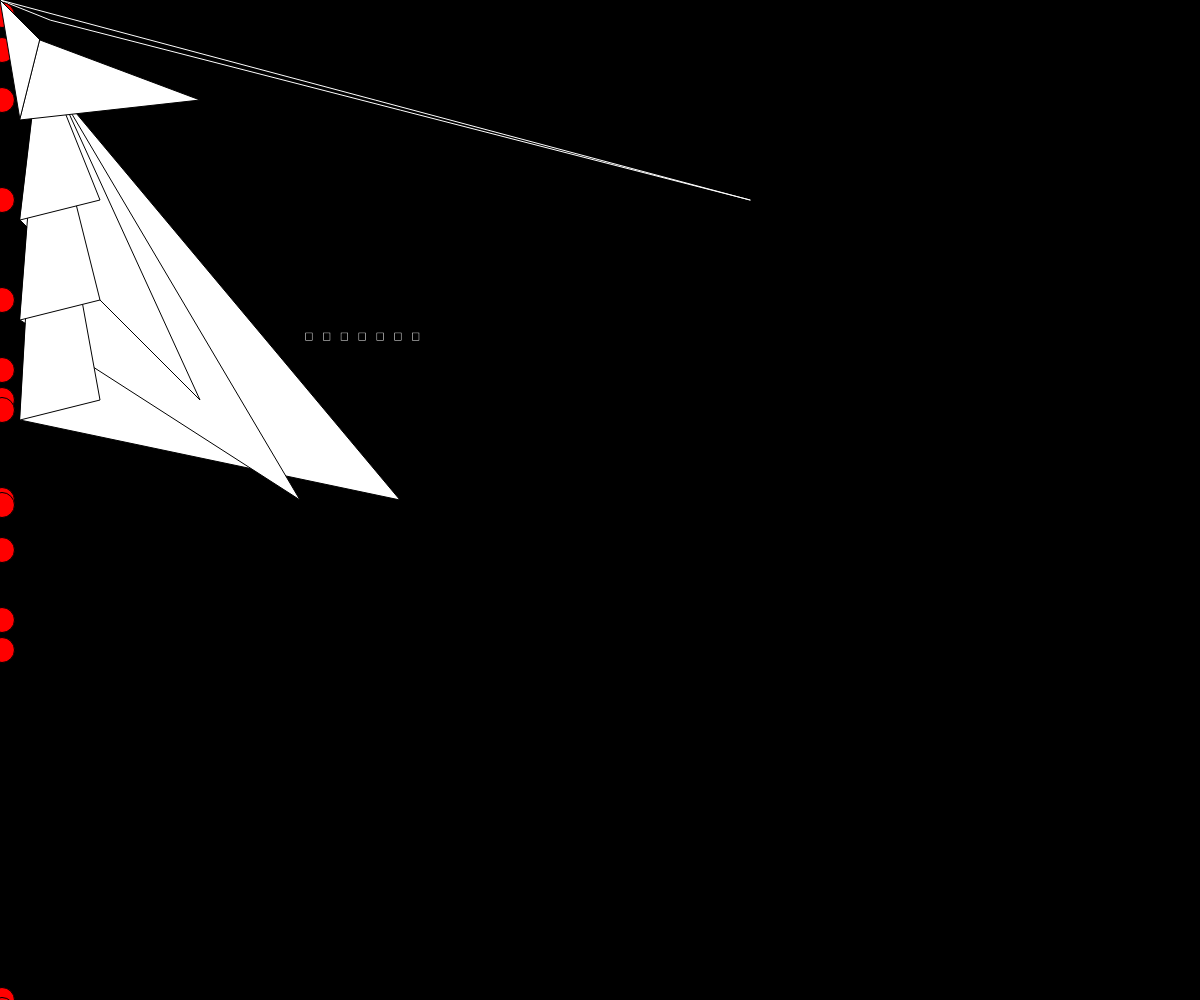
Frame 1 (no input)
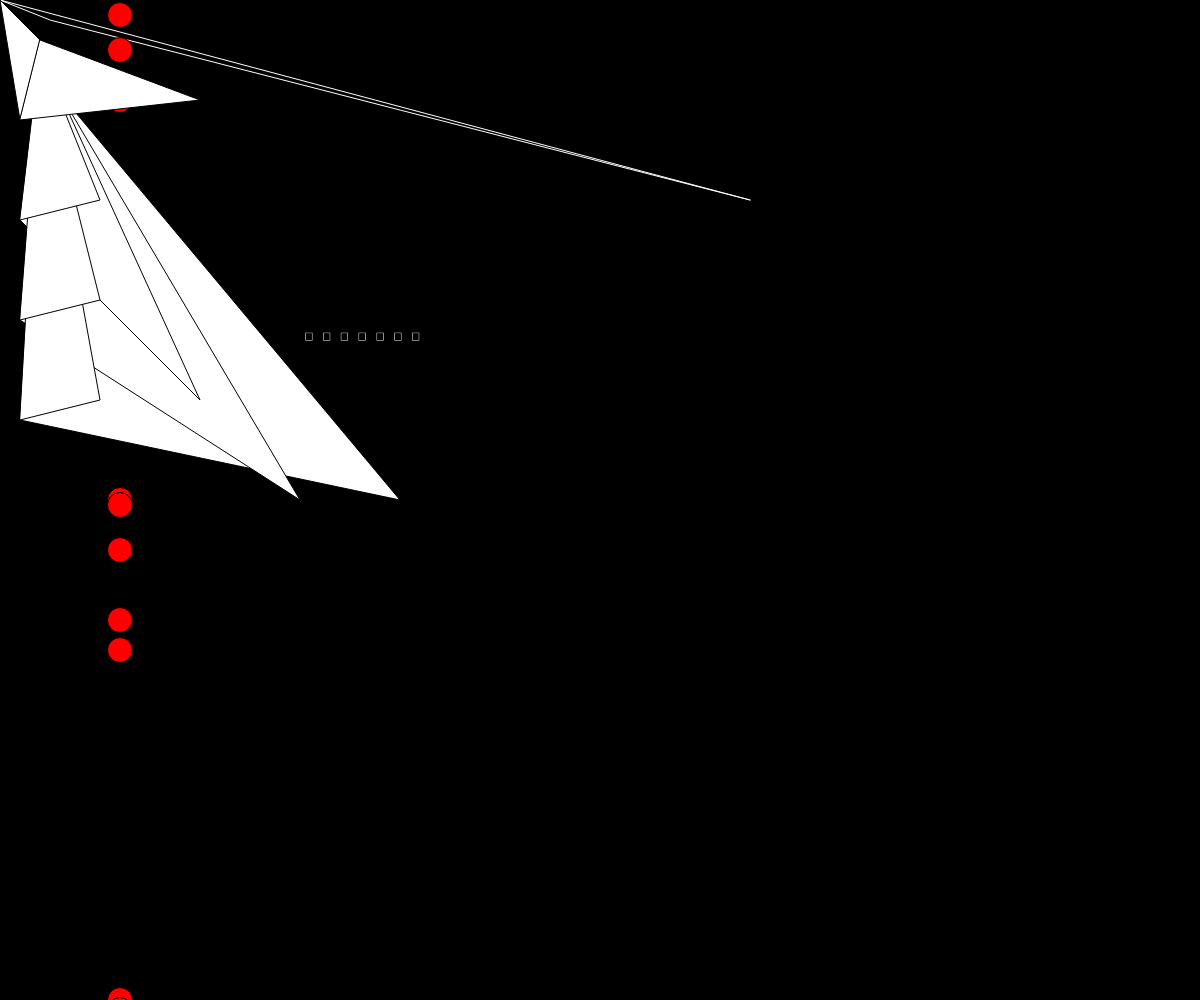
Frame 60 (no input)
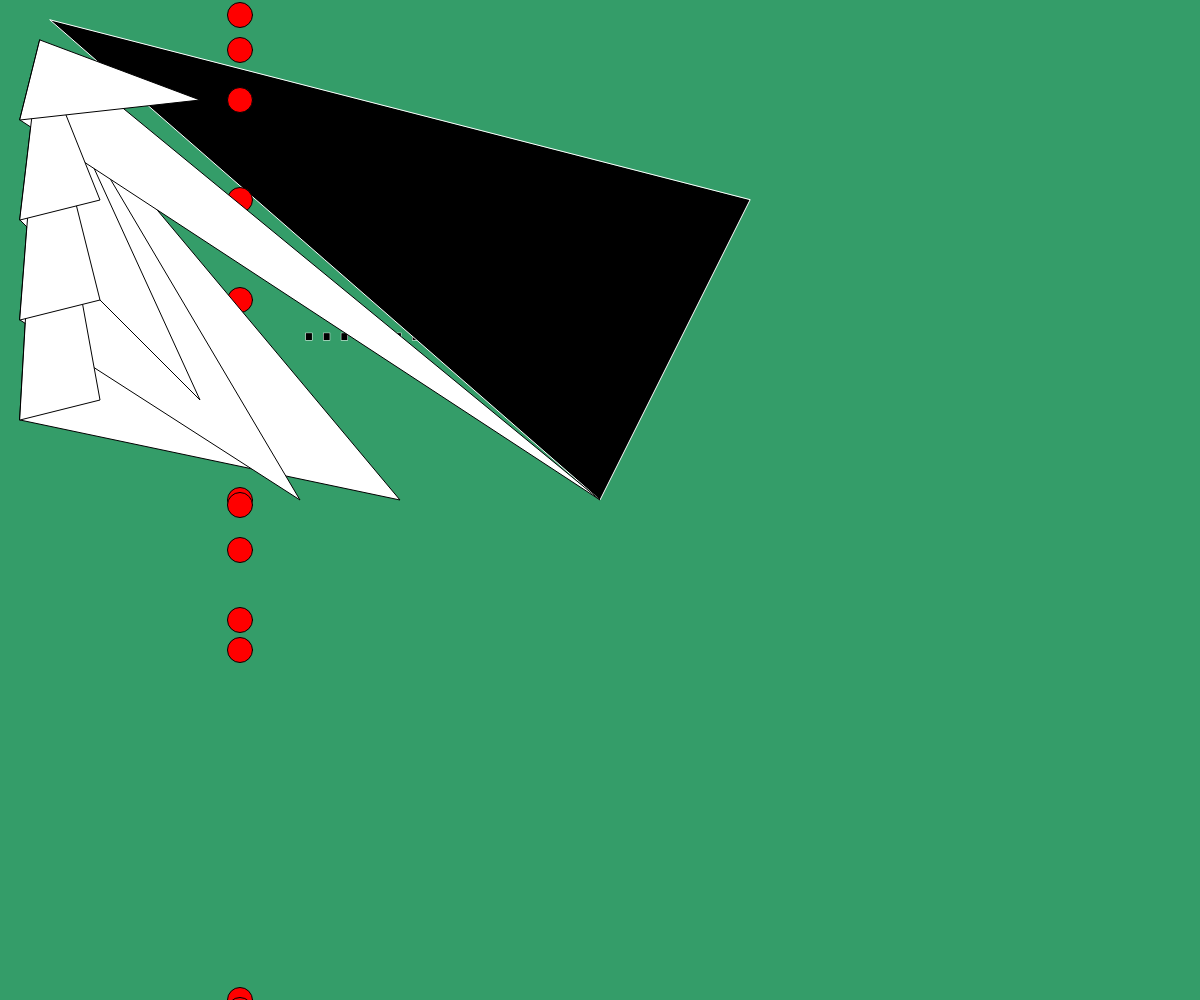
Frame 120 (the mouse pressed at the canvas centre since frame 60)

The p5.js sketch that drew these frames (run headless with seeded random() and noise() and a simulated clock; from frame 60 on, the mouse is pressed at the canvas centre):

// p5.js sketch
// ── sketch.js
function setup() {
  createCanvas(windowWidth, windowHeight);
}

//function draw() {
	// place your drawing code here
//	background("grey");
//	fill(10,50,50);
//	noFill();
//	triangle(40,40,100,100,20,120);
//	fill("green");
//		stroke("blue");
//	line(0,0,150,200);
//		line(0,0,width,height);
//	strokeWeight(10);
//	ellipse(100,100,40,80);
//	point(200,100);
//	rect(200,200,70,70);
//	fill("red");
//	rect(150,150,150,70,20);
//			noFill();
  //  quad(100,100,150,170,200,270,120,180);


//}

// x position variable
var xpos = 0;
 
// speed variable
var speed = 2;
 

function draw() {
    background('hsl(150, 100%, 80%)')


    
 var mousepercent = 'hsl(150, ' + ((mouseX/width) * 100) + '%, ' + ((mouseY/width) * 100) + '%)';
     background( mousepercent )
     
       fill(0);
  stroke(255);
  textSize(64);
    text('.......', 300, 340);
    
  triangle (50,20,mouseX,mouseY,750,200);


  // set the fill color
  fill(255, 0, 0);
 
  // black outline
  stroke(0);
 
  // set the ellipse mode
  ellipseMode(CENTER);
 
  // increment x variable
  xpos = xpos + speed;
 
  // if the circle moves off screen, change the speed's polarity
  if((xpos > width) || (xpos < 0))
  {
    speed = speed * -1;
     
  }
  
// draw a circle
  ellipse(xpos, 50, 25, 25);
  ellipse(xpos, 370, 25, 25);
  ellipse(xpos, 300, 25, 25);
  ellipse(xpos, 200, 25, 25);
  ellipse(xpos, 100, 25, 25);
  ellipse(xpos, 400, 25, 25);
  ellipse(xpos, 500, 25, 25);
  ellipse(xpos, 550, 25, 25);
  ellipse(xpos, 650, 25, 25);
  ellipse(xpos, 620, 25, 25);
  ellipse(xpos, 505, 25, 25);
  ellipse(xpos, 15, 25, 25);
  ellipse(xpos, 410, 25, 25);
  ellipse(xpos, 1000, 25, 25);
  ellipse(xpos, 1010, 25, 25);


  

  
  fill("white");
  
      triangle(40,70,400,500,20,420);
            triangle(40,60,300,500,20,320);
                triangle(40,50,200,400,20,220);
                  triangle(40,40,mouseX,mouseY,20,120);


        triangle(40,70,100,400,20,420);
            triangle(40,60,100,300,20,320);
                triangle(40,50,100,200,20,220);
                  triangle(40,40,200,100,20,120);
                  


}

// ── styles.css
body {
	padding: 0; 
	margin: 0;
	background-color: white;
style=10px;10px> }
